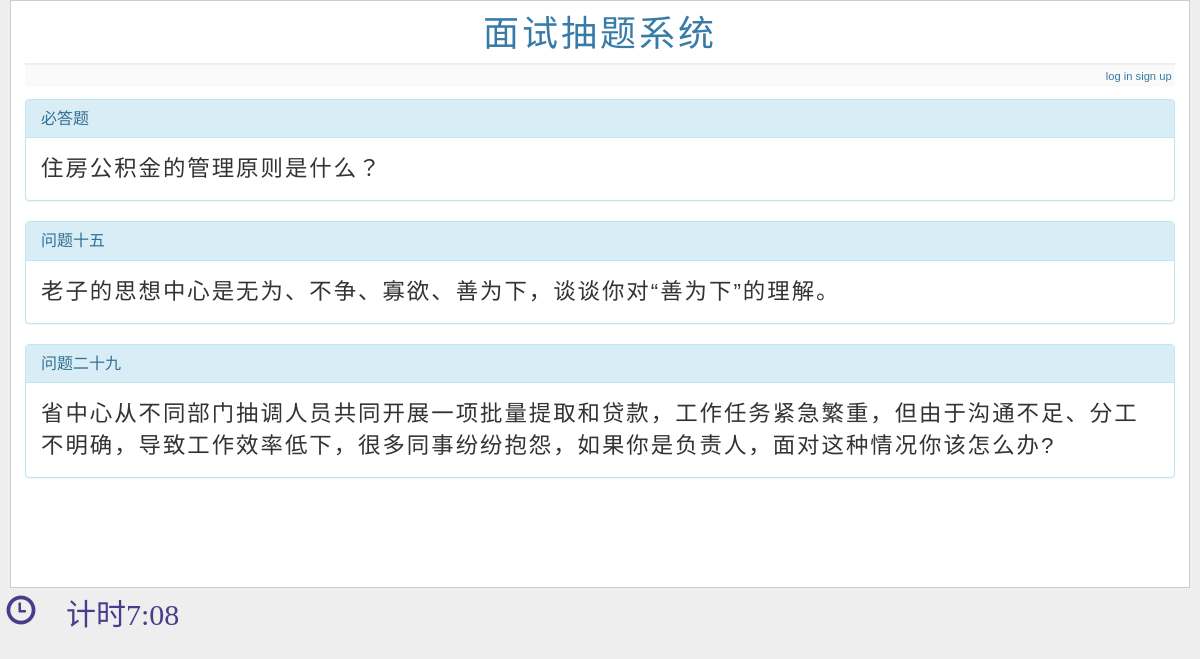
The page /draw on the database its author committed.
### tables this page shows
CREATE TABLE required (
  id INTEGER PRIMARY KEY AUTOINCREMENT,
  title TEXT NOT NULL,
  text TEXT NOT NULL,
  required char(1) NOT NULL,
  category char(20) NOT NULL
);

CREATE TABLE entries (
        id integer primary key autoincrement,
        title text not null,
        text text not null,
        required char(1) NOT NULL,
        category char(20) NOT NULL
        );

### finale.py (the view)
@app.route('/draw', methods=['GET'])
def drawquestion():
    req_result = query_db('select title, text from required')[0]
    question_req = [dict(title=req_result['title'], text=req_result['text'])]
    cur = g.db.execute('select id from entries where category="A"')
    entries_a = [row[0] for row in cur.fetchall()]
    entries_a_count = len(entries_a)
    cur = g.db.execute('select id from entries where category="B"')
    entries_b = [row[0] for row in cur.fetchall()]
    entries_b_count = len(entries_b)
    if entries_a_count > 1 and entries_b_count >1:
        rand_a = random.randint(0, entries_a_count - 1)  # zero index
        rand_b = random.randint(0, entries_b_count - 1)
        print(rand_a, rand_b)
        rand_result = query_db('select title, text, category from entries where id = ?', [entries_a[rand_a]], one=True)
        question_a = [dict(title=rand_result['title'], text=rand_result['text'])]
        rand_result = query_db('select title, text, category from entries where id = ?', [entries_b[rand_b]], one=True)
        question_b = [dict(title=rand_result['title'], text=rand_result['text'])]
        return render_template('random.html', entries = question_req + question_a + question_b)
    else:
        abort('404')

### finale.py (called while the page is built)
def connect_db():
    return sqlite3.connect(app.config['DATABASE'])

def query_db(query, args=(), one=False):
    cur = g.db.execute(query, args)
    rv = [dict((cur.description[idx][0], value)
               for idx, value in enumerate(row)) for row in cur.fetchall()]
    return (rv[0] if rv else None) if one else rv

@app.before_request
def before_request():
    g.db = connect_db()

@app.teardown_request
def teardown_request(exception):
    db = getattr(g, 'db', None)
    if db is not None:
        db.close()

### templates/random.html
{% extends "layout.html" %}
{% block body %}
  <ul class=entries>
  {% for entry in entries %}
      <div class="panel panel-info">
          <div class="panel-heading">
              <h2 class="panel-title">{{ entry.title }}</h2>
          </div>
          <div class="question panel-body">
              {{ entry.text|safe }}
          </div>
      </div>
  {% else %}
    <li><em>Unbelievable.  No entries here so far</em>
  {% endfor %}
  </ul>
{% endblock %}
{% block timer %}
    {% include "timer.html"  %}
{% endblock %}

### static/style.css (style rules this page uses)
a, h1, h2, dt { color: #377ba8; }
h1, h2, dt { font-family: 'Georgia', serif; margin: 0; }
h2 { font-size: 1.2em; }
.question { font-size: 1.6em; letter-spacing: 2px; }
.entries { list-style: none; margin-top: 6px; padding: 0; }

### rows shown on the page
required: title "必答题", text "住房公积金的管理原则是什么？"
entries: title "问题十五", text "老子的思想中心是无为、不争、寡欲、善为下，谈谈你对“善为下”的理解。"
entries: title "问题二十九", text "省中心从不同部门抽调人员共同开展一项批量提取和贷款，工作任务紧急繁重，但由于沟通不足、分工不明确，导致工作效率低下，很多同事纷纷抱怨，如果你是负责人，面对这种情况你该怎么办?"
